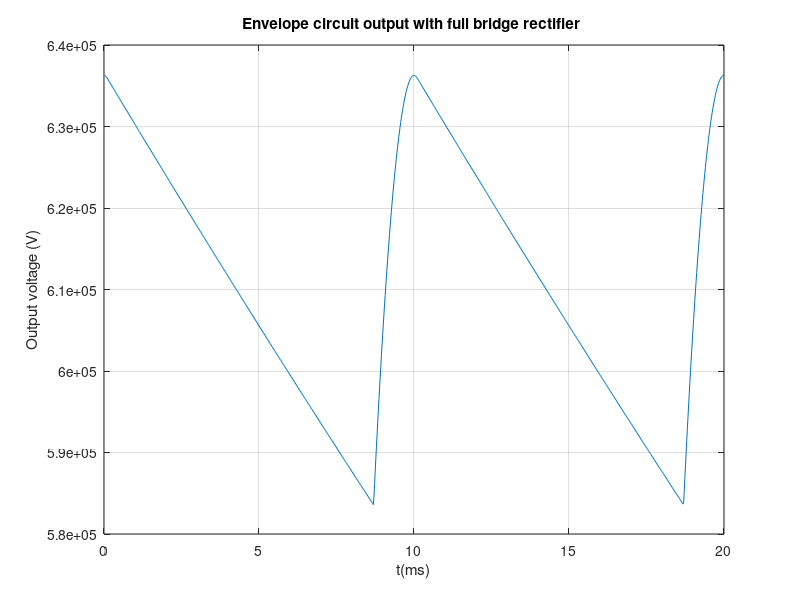
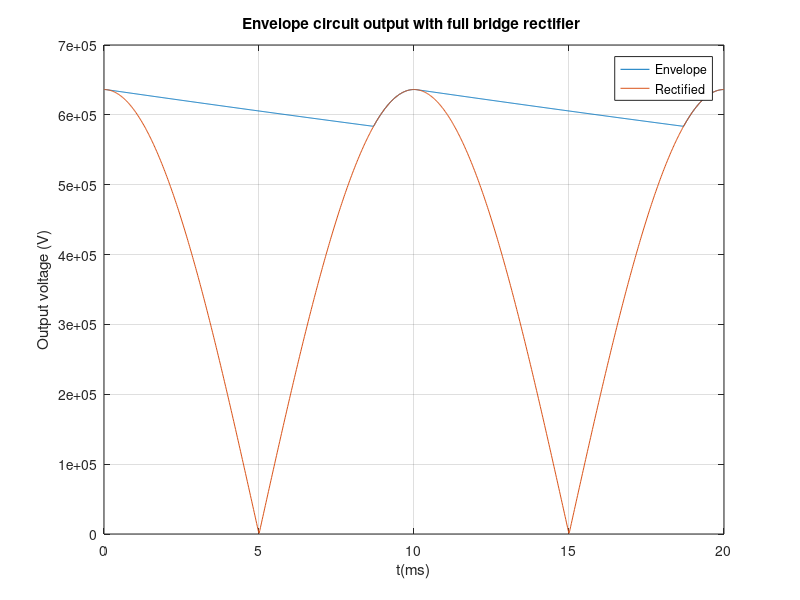
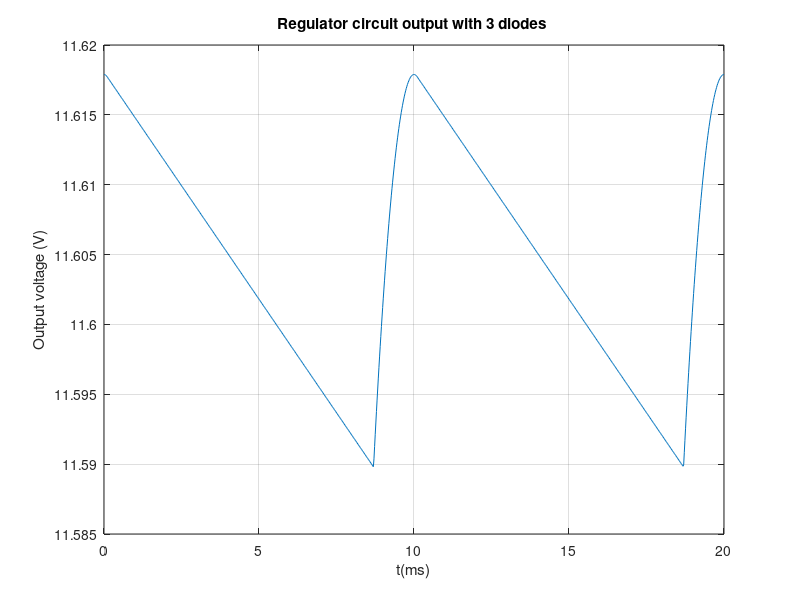
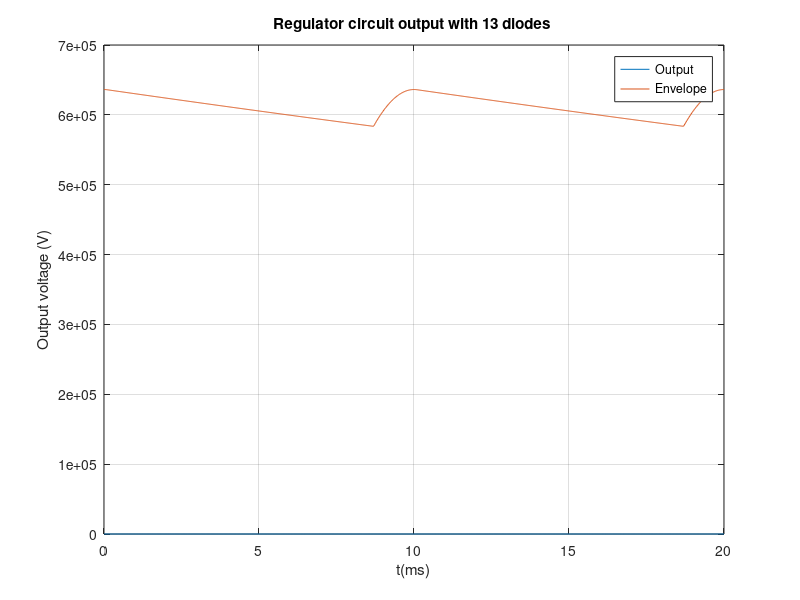

The MATLAB script that drew these images, in order:
%%LAB03 --- AC/DC Converter

close all
clear all

%Defining time scale
t=linspace(0, 20e-3, 1000);

%'Full' diode model
%i = I_S*(exp(v/V_T) - 1);
I_S = 1e-14;
V_T=25e-3;

%sinusoidal signal + stuff
A = 230*2766.4;
f=50;
w=2*pi*f;
R=10e3;
C=10e-6;
R2 = 19e3;
vS = A * cos(w*t);
vOhr = zeros(1, length(t));
vO = zeros(1, length(t));

%Envelope Circuit with full bridge rectifier
tOFF = 1/w * atan(1/w/R/C)

vOnexp = A*cos(w*tOFF)*exp(-(t-tOFF)/(R*C));
vTwoxp = A*cos(w*tOFF)*exp(-(t-(tOFF + 1/(2*f)))/(R*C));

for i=1:length(t)
  if t(i) < tOFF
    vO(i) = abs(vS(i));
  elseif vOnexp(i) > abs(vS(i)) && t(i) < tOFF + 1/(2*f)
    vO(i) = vOnexp(i);
  elseif t(i) < tOFF + 1/(2*f)
    vO(i) = abs(vS(i));
  elseif vTwoxp(i) > abs(vS(i))
    vO(i) = vTwoxp(i);
  else vO(i) = abs(vS(i));
  endif
endfor


hf = figure()
plot(t*1000, vO)
title("Envelope circuit output with full bridge rectifier ");
xlabel("t(ms)");
grid on
ylabel("Output voltage (V)");
print (hf, "venvlope.png");

hf = figure()
plot(t*1000, vO)
hold on
plot(t*1000, abs(vS))
title("Envelope circuit output with full bridge rectifier ");
xlabel("t(ms)");
grid on
ylabel("Output voltage (V)");
legend("Envelope", "Rectified")
print (hf, "VEnvRec.png");

%Regulator circuit

%Computing incremental resistence with op at 228 V
rd = 13*V_T/(I_S*exp(228/(V_T)));

Vout = zeros(1, length(t));
Vout2 = zeros(1, length(t));

for i =1:length(t)
  Vout(i) = fsolve(@(v) vO(i) - v - R2*I_S*(exp(v/(V_T*13)) - 1), 3);
  %fun = vO(i) - v - R2*I_S*(exp(v/V_T/2) - 1)
endfor

hf = figure()
plot(t*1000, Vout)
title("Regulator circuit output with 3 diodes ");
xlabel("t(ms)");
grid on
ylabel("Output voltage (V)");
print (hf, "OutputV.png");

hf = figure()
plot(t*1000, Vout);
hold on
plot(t*1000,vO);
title("Regulator circuit output with 13 diodes ");
xlabel("t(ms)");
ylabel("Output voltage (V)");
legend("Output", "Envelope");
grid on
print (hf, "OutputCom.png");

%Plotting Vout - 12
hf = figure()
plot(t*1000, Vout-12)
title("V_0 - 12V");
grid on
xlabel("t(ms)");
ylabel("Output voltage (V)");
print (hf, "Level.png");


%Computing ripple
ripple = max(Vout) - min(Vout);
ripple2 = max(vO) - min(vO);
DCLevel = mean(Vout);
improvement = 100*(ripple/ripple2);


disp("\n Ripple at the envelope circuit"), disp(ripple2), disp("\n Ripple at the regulator circuit"), disp(ripple);
disp("\n Ripple effect diminuished in (%)"), disp(100*(ripple2/ripple))
disp("\n DC Level: "), disp(DCLevel);

%Writting DC level and ripple to file
fileID = fopen("Results.tex", 'w');
fprintf(fileID, "$$ ripple = %f V$$ \n", ripple);
fprintf(fileID, "$$ ripple \\, improvement = %f \\%% $$ \n", improvement);
fprintf(fileID, "$$ DC level = %f V $$ \n", DCLevel);
